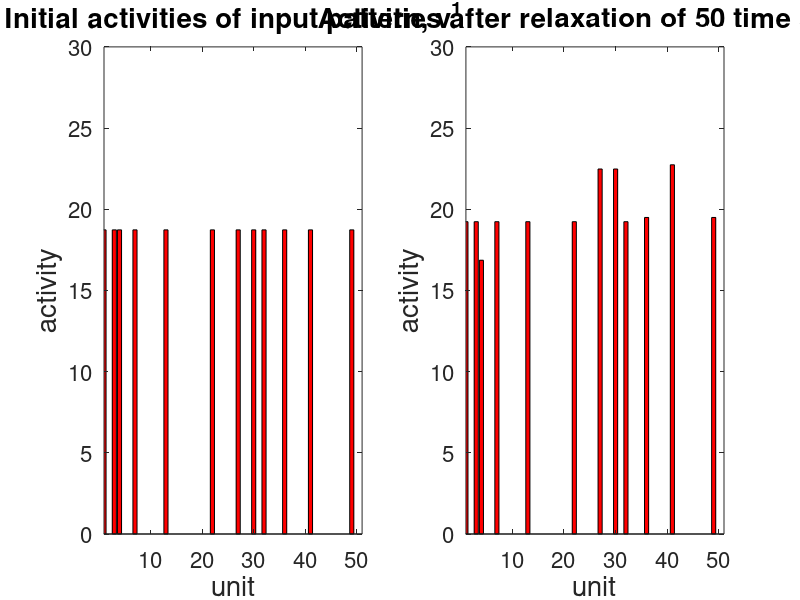

Write MATLAB code to recreate this figure.
%"learning" an associative memory
clear all;
close all;

%number of units
N = 50;
%sparseness
alpha = 0.25;
%eigenvalue
lambda = 1.25;
%number of patterns to memorize
num_pat = 4;


%--------------------------------------------------------------------------
%determining constant c according to 7.49 p. 264
%F(I)=150tanh((20+I)/150)
c_max=100;
c_s=0:0.1:c_max;
f_s=150*tanh((20+(lambda-1-alpha*lambda).*c_s)./150) - c_s;
for i=1:length(f_s)-1
    if f_s(i)*f_s(i+1)<0  %find zero crossing
        index=i;
        i=length(f_s)-1;
    end  
end

%determine c=zeros near index
c=fzero(@(x) 150*tanh((20+(lambda-1-alpha*lambda)*x)/150) - x, c_s(index))



%--------------------------------------------------------------------------
%The vectors vn to be memorized
%create num_pat random sparse vectors vn with activity c
vn=zeros(N, num_pat);
for v=1:num_pat
    for i=1:floor(N*alpha)
        vn(1+floor(rand(1)*N),v)=c; 
    end
end

%change vectors 1 and 2 so that in the first components 18-30 are active
%and in the second every 4th component is active (compare p. 265 figure
%7.16).
%vn(:,1)=
%vn(:,2)=

%output to console
vn
%--------------------------------------------------------------------------
%Create Network: apply 7.48 page 263
n=ones(N,1);
sum_matrix=zeros(N,N);
for v=1:num_pat
   sum_matrix=sum_matrix + (vn (:,v) - alpha*c.*n)*(vn (:,v) - alpha*c.*n)';
end

K = (lambda/(c^2*alpha*N*(1-alpha))).*sum_matrix;
M = K - (1/(alpha*N)).*(n*n');



%--------------------------------------------------------------------------
%Test

%input vector number from memory set vn
vector=1;
%noise vector additively with normal distributed noise
strength=0;
v_start=vn(:,vector) + abs(randn(N,1))*strength;

%number of relaxation steps
steps=50; 
v=v_start;
output=zeros(N, steps);
for i = 1:steps
    v_new = 150*(tanh((M*v + 20)*(1/150)));
    v_new(v_new<0)=0; %[]+
    v = v_new;
    output(:,i)=v;
end

%"learning" an associative memory
clear all;
close all;

%number of units
N = 50;
%sparseness
alpha = 0.25;
%eigenvalue
lambda = 1.25;
%number of patterns to memorize
num_pat = 4;


%--------------------------------------------------------------------------
%determining constant c according to 7.49 p. 264
%F(I)=150tanh((20+I)/150)
c_max=100;
c_s=0:0.1:c_max;
f_s=150*tanh((20+(lambda-1-alpha*lambda).*c_s)./150) - c_s;
for i=1:length(f_s)-1
    if f_s(i)*f_s(i+1)<0  %find zero crossing
        index=i;
        i=length(f_s)-1;
    end  
end

%determine c=zeros near index
c=fzero(@(x) 150*tanh((20+(lambda-1-alpha*lambda)*x)/150) - x, c_s(index))



%--------------------------------------------------------------------------
%The vectors vn to be memorized
%create num_pat random sparse vectors vn with activity c
vn=zeros(N, num_pat);
for v=1:num_pat
    for i=1:floor(N*alpha)
        vn(1+floor(rand(1)*N),v)=c; 
    end
end

%change vectors 1 and 2 so that in the first components 18-30 are active
%and in the second every 4th component is active (compare p. 265 figure
%7.16).
%vn(:,1)=
%vn(:,2)=

%output to console
vn
%--------------------------------------------------------------------------
%Create Network: apply 7.48 page 263
n=ones(N,1);
sum_matrix=zeros(N,N);
for v=1:num_pat
   sum_matrix=sum_matrix + (vn (:,v) - alpha*c.*n)*(vn (:,v) - alpha*c.*n)';
end

K = (lambda/(c^2*alpha*N*(1-alpha))).*sum_matrix;
M = K - (1/(alpha*N)).*(n*n');



%--------------------------------------------------------------------------
%Test

%input vector number from memory set vn
vector=1;
%noise vector additively with normal distributed noise
strength=0;
v_start=vn(:,vector) + abs(randn(N,1))*strength;

%number of relaxation steps
steps=50; 
v=v_start;
output=zeros(N, steps);
for i = 1:steps
    v_new = 150*(tanh((M*v + 20)*(1/150)));
    v_new(v_new<0)=0; %[]+
    v = v_new;
    output(:,i)=v;
end

subplot(1,2,1);
bar(1:N,  v_start, 'r');
set(gca,'FontSize',16);
axis([1 N+1 0 30]);
xlabel('unit','FontSize',20);
ylabel('activity','FontSize',20);
title('Initial activities of input pattern, v^1','FontSize',20);
 
subplot(1,2,2);
bar(1:N,  output(:,steps), 'r');
set(gca,'FontSize',16);
axis([1 N+1 0 30]);
xlabel('unit','FontSize',20);
ylabel('activity','FontSize',20);
title('Activities after relaxation of 50 time steps','FontSize',20);

